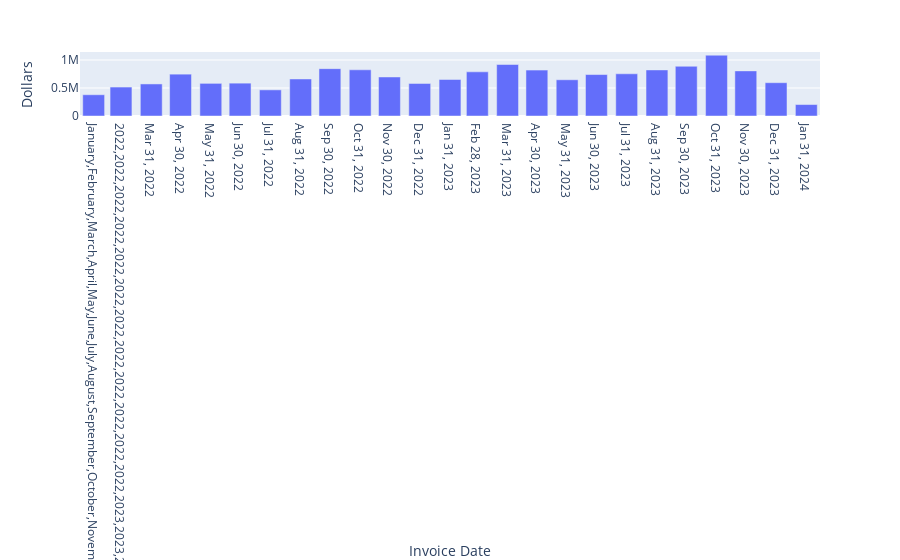

The notebook cell this image was saved under:
### Code cell
px.bar(mth_sales,
      x=mth_sales.index,
      y='Dollars').update_xaxes(tickmode='array',tickvals = mth_sales.index, ticktext=(mth_sales.index.month_name(),mth_sales.index.year))

### Figure 1 — Plotly figure (JSON) as saved in the notebook; plotly's stock layout.template omitted (floating-point values rounded to 4 significant figures)
{"data": [{"alignmentgroup": "True", "hovertemplate": "Invoice Date=%{x}<br>Dollars=%{y}<extra></extra>", "legendgroup": "", "marker": {"color": "#636efa", "pattern": {"shape": ""}}, "name": "", "offsetgroup": "", "orientation": "v", "showlegend": false, "textposition": "auto", "type": "bar", "x": ["2022-01-31T00:00:00", "2022-02-28T00:00:00", "2022-03-31T00:00:00", "2022-04-30T00:00:00", "2022-05-31T00:00:00", "2022-06-30T00:00:00", "2022-07-31T00:00:00", "2022-08-31T00:00:00", "2022-09-30T00:00:00", "2022-10-31T00:00:00", "2022-11-30T00:00:00", "2022-12-31T00:00:00", "2023-01-31T00:00:00", "2023-02-28T00:00:00", "2023-03-31T00:00:00", "2023-04-30T00:00:00", "2023-05-31T00:00:00", "2023-06-30T00:00:00", "2023-07-31T00:00:00", "2023-08-31T00:00:00", "2023-09-30T00:00:00", "2023-10-31T00:00:00", "2023-11-30T00:00:00", "2023-12-31T00:00:00", "2024-01-31T00:00:00"], "xaxis": "x", "y": [379600.0, 517000.0, 572700.0, 747400.0, 583000.0, 586800.0, 466400.0, 661200.0, 845300.0, 825100.0, 697100.0, 580800.0, 652000.0, 788700.0, 919800.0, 819900.0, 646900.0, 740100.0, 753800.0, 823100.0, 887800.0, 1086000.0, 805900.0, 594800.0, 204600.0], "yaxis": "y"}], "layout": {"barmode": "relative", "legend": {"tracegroupgap": 0}, "margin": {"t": 60}, "xaxis": {"anchor": "y", "domain": [0, 1], "tickmode": "array", "ticktext": [["January", "February", "March", "April", "May", "June", "July", "August", "September", "October", "November", "December", "January", "February", "March", "April", "May", "June", "July", "August", "September", "October", "November", "December", "January"], [2022, 2022, 2022, 2022, 2022, 2022, 2022, 2022, 2022, 2022, 2022, 2022, 2023, 2023, 2023, 2023, 2023, 2023, 2023, 2023, 2023, 2023, 2023, 2023, 2024]], "tickvals": ["2022-01-31T00:00:00", "2022-02-28T00:00:00", "2022-03-31T00:00:00", "2022-04-30T00:00:00", "2022-05-31T00:00:00", "2022-06-30T00:00:00", "2022-07-31T00:00:00", "2022-08-31T00:00:00", "2022-09-30T00:00:00", "2022-10-31T00:00:00", "2022-11-30T00:00:00", "2022-12-31T00:00:00", "2023-01-31T00:00:00", "2023-02-28T00:00:00", "2023-03-31T00:00:00", "2023-04-30T00:00:00", "2023-05-31T00:00:00", "2023-06-30T00:00:00", "2023-07-31T00:00:00", "2023-08-31T00:00:00", "2023-09-30T00:00:00", "2023-10-31T00:00:00", "2023-11-30T00:00:00", "2023-12-31T00:00:00", "2024-01-31T00:00:00"], "title": {"text": "Invoice Date"}}, "yaxis": {"anchor": "x", "domain": [0, 1], "title": {"text": "Dollars"}}}}
